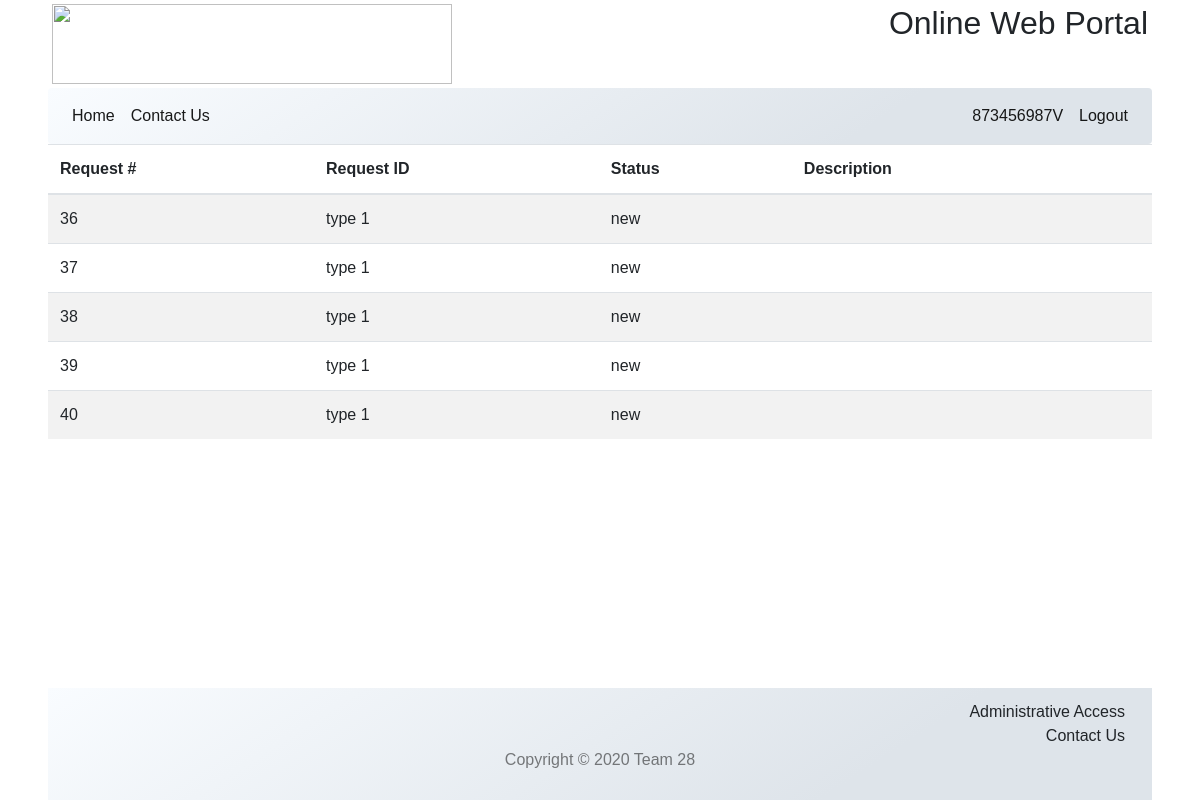
Screenshot of /userOpenJobs.php (signed in) with the database file from the repository.
### tables this page shows
CREATE TABLE `requestslist` (
  `requestNo` int(20) NOT NULL,
  `requestId` int(10) NOT NULL,
  `userId` varchar(12) NOT NULL,
  `date` datetime NOT NULL DEFAULT CURRENT_TIMESTAMP,
  `status` varchar(10) NOT NULL DEFAULT 'new',
  `description` varchar(200) DEFAULT NULL
);

CREATE TABLE `requesttypes` (
  `requestId` int(10) NOT NULL,
  `principal` tinyint(1) DEFAULT NULL,
  `teacher` tinyint(1) DEFAULT NULL,
  `staff` tinyint(1) DEFAULT NULL,
  `details` varchar(200) DEFAULT NULL
);

### model/connection.model.php (called while the page is built, shortened)
<?php
class connection{
    private $host = "localhost";
    private $user = "root";
    private $pwd = "";
    private $dbName = "deon";
    public function connect(){
        $connection = mysqli_connect($this->host,$this->user,$this->pwd,$this->dbName);
        return $connection;
    }
    public function runQuery($query){
        $connection= $this->connect();
        return mysqli_query($connection,$query);
    }
}
?>

### model/userJob.model.php (called while the page is built, shortened)
<?php
include_once 'connection.model.php';
class uiModel extends connection
{
    public function getRequestHistory($loginId){
        $query= "SELECT requestslist.requestNo,requestslist.status,requestslist.description
        ,requesttypes.details FROM requestslist JOIN requesttypes ON
        requestslist.requestId=requesttypes.requestId WHERE (userId='{$loginId}' AND  requestslist.status!='finished' )
        ORDER BY requestNo";
        return $this->runQuery($query);
    }
}
?>

### controller/userJob.ctrl.php (called while the page is built, shortened)
<?php
include_once 'model/userJob.model.php';
class uiTableControl{
    public function requestHistory($loginId)
    {
        $uiModel=new uiModel();
        $result=$uiModel->getRequestHistory($loginId);
        return $result;
    }
    public function hasJobsSubmitted($result)
    {
        if ($result-> num_rows > 0){
            return true;
        }
        else return false;
    }
    public function fetchData($result)
    {
        return $result-> fetch_assoc();
    }
}
?>

### userOpenJobs.php (the view, shortened to what this page needs)
<!DOCTYPE html>
<html lang="en">
  <head>
  </head>
  <body>
  <?php include_once("inc/Header.php");
          require_once 'controller/userJob.ctrl.php';
          $loginId=$_SESSION['loginID'];
  ?>
  <link rel="stylesheet" href="css/newJobs.css">
    <?php
    $uictrll=new uiTableControl();
    $result=$uictrll-> requestHistory($loginId);
    if ($uictrll->hasJobsSubmitted($result)) {
        ?>
  <div>
    <div class='table-responsive'>
      <table id="tablePreview" class="table table-hover table-striped">
          <thead>
            <tr>
              <th>Request #</th>
              <th>Request ID</th>
              <th>Status</th>
              <th>Description</th>
              <th></th>
            </tr>
          </thead>
          <tbody>
     <?php
        while ($row=$uictrll->fetchData($result)){
            $rowdata= "<tr><td class='column1'>" .$row["requestNo"]
                    ."</td><td class='column1'>".$row["details"]
                    ."</td><td class='column1'>".$row["status"]
                    ."</td><td class='column1'>".$row["description"]."</td>";
        switch ($row["status"]) {
          default:
            echo $rowdata,'<td></td></tr>';
            break;
        }
    }?>
            </tbody>
        </table>
        </div>
  </div>
    <?php
    }else{require_once 'inc/alert.view.php';
    $alertView=new alert();
      echo $alertView->showAlert('No Jobs avialable','info');}
    ?>
  <?php
  include_once('inc/Footer.php'); ?>
  </body>
</html>

### css/CustomStyleSheet.css (style rules this page uses)
body { font-family: Arial, Helvetica, sans-serif; position: relative; padding-bottom: 111px; min-height: 100vh; }

### rows the page displays
requestslist: requestNo "36", requestId.details "type 1", status "new"
requestslist: requestNo "37", requestId.details "type 1", status "new"
requestslist: requestNo "38", requestId.details "type 1", status "new"
requestslist: requestNo "39", requestId.details "type 1", status "new"
requestslist: requestNo "40", requestId.details "type 1", status "new"

### other values shown
$_SESSION['loginID'] "873456987V"
